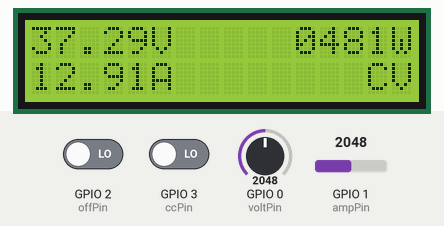
A program run on a simulated ESP32-C3. Shown: 16×2 character LCD. Inputs (shaded band) come from the test bench; at power-on: GPIO 2 (offPin) LOW, GPIO 0 (voltPin) = 2048, GPIO 1 (ampPin) = 2048, GPIO 3 (ccPin) LOW.

Above: at 1.2 s.
1.3 s: GPIO 2 (offPin) driven HIGH
At 2.1 s:
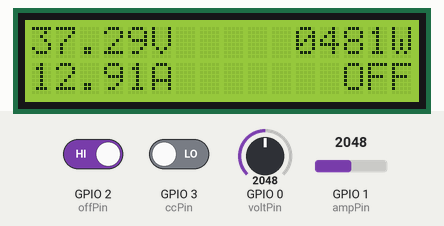
2.9 s: GPIO 0 (voltPin) set to 2866
At 3.7 s:
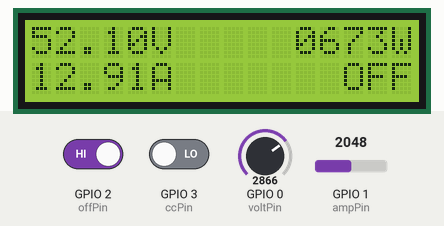
4.9 s: GPIO 1 (ampPin) set to 2866
At 6.5 s:
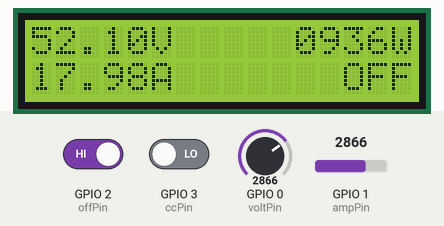
6.8 s: GPIO 0 (voltPin) set to 3603
At 8.5 s:
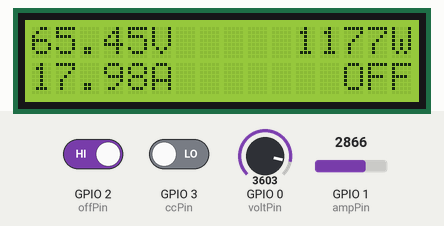
8.8 s: GPIO 1 (ampPin) set to 3603
At 10.4 s:
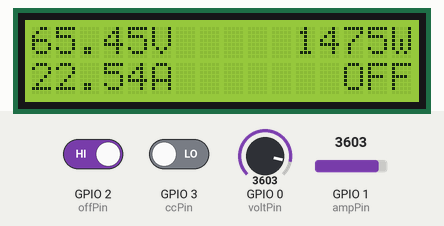
10.7 s: GPIO 2 (offPin) driven LOW
At 12.3 s:
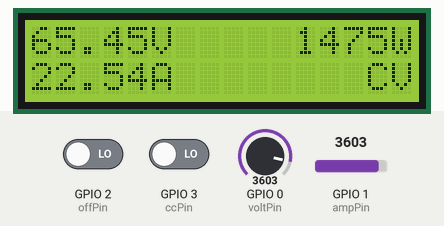
Timing chart, 0 to 13.4 s (numbered marks = the images above; inputs shaded):
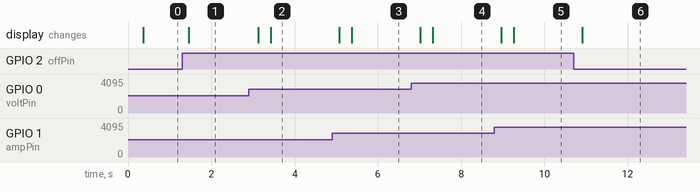

The program:

main.cpp
```cpp
#include <Arduino.h>
#include <Wire.h>
#include <LiquidCrystal_I2C.h>

LiquidCrystal_I2C lcd(0x27, 16, 2);

const int voltPin = 0;
const int ampPin = 1;
const int offPin = 2; // High = OFF
const int ccPin = 3;  // High = CC, Low = CV

// --- INTUITIVE CALIBRATION SECTION ---
const float MILLIVOLTS_PER_VOLT = 42.62;
const float MILLIVOLTS_PER_AMP  = 96.30;
// -------------------------------------

// Timing and Filtering Variables
unsigned long lastSampleTime = 0;
const unsigned long sampleInterval = 5; // 5ms interval * 50 samples = 250ms window (4 Hz)
const int maxSamples = 50;

int sampleCount = 0;
uint32_t voltAccumulator = 0;
uint32_t ampAccumulator = 0;

void setup() {
  Serial.begin(115200);
  Wire.begin(8, 9);

  // Initialize State Logic Pins
  pinMode(offPin, INPUT);
  pinMode(ccPin, INPUT);

  lcd.init();
  lcd.backlight();
  lcd.clear();
}

void loop() {
  unsigned long currentMillis = millis();

  // Step 1: Sample at precise, even intervals (every 5ms)
  if (currentMillis - lastSampleTime >= sampleInterval) {
    lastSampleTime = currentMillis;

    voltAccumulator += analogReadMilliVolts(voltPin);
    ampAccumulator  += analogReadMilliVolts(ampPin);
    sampleCount++;

    // Step 2: Once we have accumulated 50 samples (exactly 250ms elapsed), update display
    if (sampleCount >= maxSamples) {

      // Calculate smooth averaged raw millivolts
      float avgVoltMV = (float)voltAccumulator / maxSamples;
      float avgAmpMV  = (float)ampAccumulator / maxSamples;

      // Reset accumulators immediately for the next window
      voltAccumulator = 0;
      ampAccumulator = 0;
      sampleCount = 0;

      // Step 3: Convert to raw units using initial constants
      float rawVoltage = avgVoltMV / 42.62;
      float rawCurrent = avgAmpMV / 96.30;

      // Step 3b: Apply Linear Regression Correction (y = mx + c)
      float actualVoltage = (rawVoltage * 0.958) + 0.205;
      float actualCurrent = (rawCurrent * 0.740) + 0.238;

      // Step 3c: Dead-zone Clamping
      if (rawVoltage < 0.05) actualVoltage = 0.00;
      if (rawCurrent < 0.05) actualCurrent = 0.00;

      float actualPower = actualVoltage * actualCurrent;

      // Step 4: Split into whole and fractional parts for integer zero-padding
      int voltWhole = (int)actualVoltage;
      int voltFrac  = (int)((actualVoltage - voltWhole) * 100);

      int ampWhole  = (int)actualCurrent;
      int ampFrac   = (int)((actualCurrent - ampWhole) * 100);

      int powerWhole = (int)actualPower;

      // Bound safety constraints to fit the LCD character widths
      if (powerWhole > 9999) powerWhole = 9999;
      if (voltWhole > 99) voltWhole = 99;
      if (ampWhole > 99) ampWhole = 99;

      // Step 5: Determine Output State (OFF / CC / CV)
      const char* statusIndicator;
      if (digitalRead(offPin) == HIGH) {
        statusIndicator = "OFF";
      } else {
        if (digitalRead(ccPin) == HIGH) {
          statusIndicator = " CC"; // Padded with a space for neat 3-char alignment
        } else {
          statusIndicator = " CV";
        }
      }

      // Step 6: Format and write to LCD
      char row1[17];
      char row2[17];

      // Row 1: "00.00V     0000W" (Exactly 5 spaces in the middle)
      sprintf(row1, "%02d.%02dV     %04dW", voltWhole, voltFrac, powerWhole);

      // Row 2: "00.00A       OFF" (Exactly 7 spaces in the middle)
      sprintf(row2, "%02d.%02dA       %3s", ampWhole, ampFrac, statusIndicator);

      lcd.setCursor(0, 0);
      lcd.print(row1);

      lcd.setCursor(0, 1);
      lcd.print(row2);
    }
  }
}
```

Measured:
- after the input at 1.3 s, the display: changes after 0.16 s (image 1)
- after the input at 2.9 s, the display: first changes after 0.23 s (image 2 shows a later state)
- after the input at 4.9 s, the display: first changes after 0.17 s (image 3 shows a later state)
- after the input at 6.8 s, the display: first changes after 0.21 s (image 4 shows a later state)
- after the input at 8.8 s, the display: first changes after 0.16 s (image 5 shows a later state)
- after the input at 10.7 s, the display: changes after 0.21 s (image 6)
